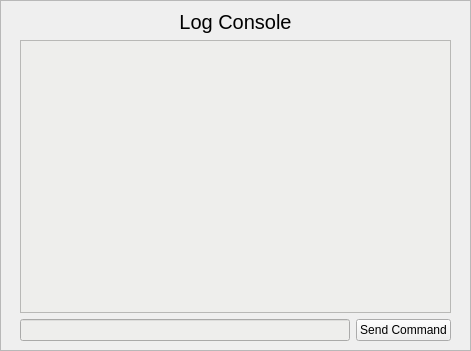
   <widget class="QFrame" name="console_frame">
    <property name="geometry">
     <rect>
      <x>20</x>
      <y>50</y>
      <width>471</width>
      <height>351</height>
     </rect>
    </property>
    <property name="frameShape">
     <enum>QFrame::StyledPanel</enum>
    </property>
    <property name="frameShadow">
     <enum>QFrame::Raised</enum>
    </property>
    <widget class="QWidget" name="layoutWidget_2">
     <property name="geometry">
      <rect>
       <x>20</x>
       <y>10</y>
       <width>431</width>
       <height>331</height>
      </rect>
     </property>
     <layout class="QVBoxLayout" name="log">
      <item>
       <widget class="QLabel" name="log_console_label">
        <property name="font">
         <font>
          <pointsize>15</pointsize>
         </font>
        </property>
        <property name="text">
         <string>Log Console</string>
        </property>
        <property name="alignment">
         <set>Qt::AlignCenter</set>
        </property>
       </widget>
      </item>
      <item>
       <layout class="QVBoxLayout" name="verticalLayout">
        <item>
         <widget class="QTextBrowser" name="text_browser">
          <property name="focusPolicy">
           <enum>Qt::WheelFocus</enum>
          </property>
          <property name="styleSheet">
           <string notr="true">background-color: rgb(238, 238, 236);
color: rgb(0, 0, 0);</string>
          </property>
          <property name="html">
           <string>&lt;!DOCTYPE HTML PUBLIC &quot;-//W3C//DTD HTML 4.0//EN&quot; &quot;http://www.w3.org/TR/REC-html40/strict.dtd&quot;&gt;
&lt;html&gt;&lt;head&gt;&lt;meta name=&quot;qrichtext&quot; content=&quot;1&quot; /&gt;&lt;style type=&quot;text/css&quot;&gt;
p, li { white-space: pre-wrap; }
&lt;/style&gt;&lt;/head&gt;&lt;body style=&quot; font-family:'Ubuntu'; font-size:11pt; font-weight:400; font-style:normal;&quot;&gt;
&lt;p style=&quot;-qt-paragraph-type:empty; margin-top:0px; margin-bottom:0px; margin-left:0px; margin-right:0px; -qt-block-indent:0; text-indent:0px;&quot;&gt;&lt;br /&gt;&lt;/p&gt;&lt;/body&gt;&lt;/html&gt;</string>
          </property>
         </widget>
        </item>
        <item>
         <layout class="QHBoxLayout" name="log_input">
          <item>
           <widget class="QLineEdit" name="line_edit">
            <property name="focusPolicy">
             <enum>Qt::WheelFocus</enum>
            </property>
            <property name="styleSheet">
             <string notr="true">background-color: rgb(238, 238, 236);
color: rgb(0, 0, 0);</string>
            </property>
            <property name="text">
             <string/>
            </property>
            <property name="clearButtonEnabled">
             <bool>false</bool>
            </property>
           </widget>
          </item>
          <item>
           <widget class="QPushButton" name="send_command_button">
            <property name="text">
             <string>Send Command</string>
            </property>
           </widget>
          </item>
         </layout>
        </item>
       </layout>
      </item>
     </layout>
    </widget>
   </widget>
